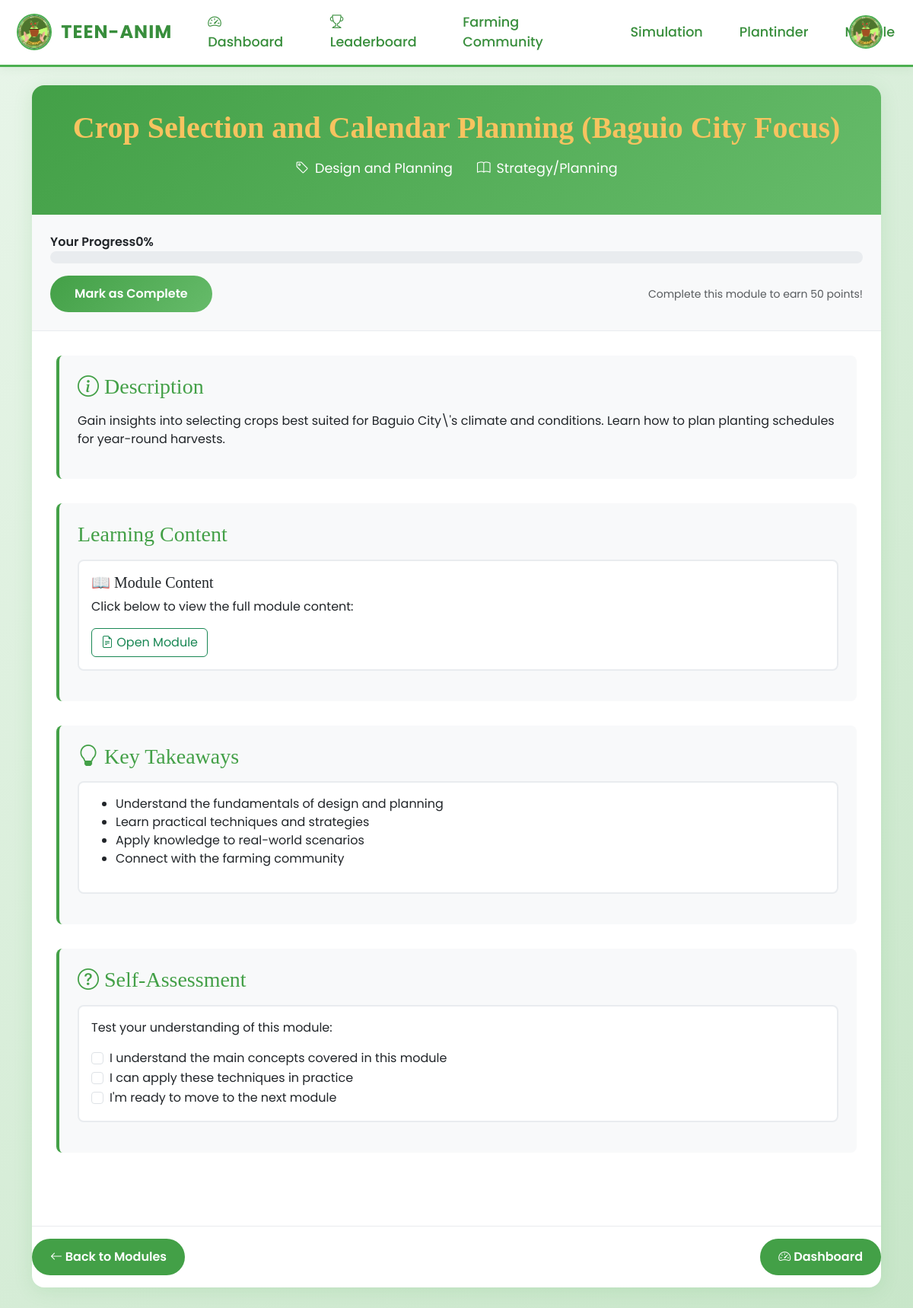
The page /php/module_viewer.php?id=7 (signed in) on the database its author committed.
### tables this page shows
CREATE TABLE `modules` (
  `module_id` int(100) NOT NULL,
  `title` varchar(100) NOT NULL,
  `description` text NOT NULL,
  `category` varchar(100) NOT NULL,
  `type` varchar(100) NOT NULL,
  `content` varchar(255) NOT NULL,
  `image_path` varchar(100) NOT NULL,
  `created_at` timestamp NOT NULL DEFAULT current_timestamp(),
  `updated_at` timestamp NOT NULL DEFAULT current_timestamp()
);

### php/gamification.php (called while the page is built, shortened)
<?php
class GamificationSystem {
    private $conn;
    private $user_id;
    public function __construct($conn, $user_id) {
        $this->conn = $conn;
        $this->user_id = $user_id;
    }
    public function getUserProgress() {
        $sql = "SELECT m.title, m.module_id, up.completion_percentage, up.completed_at
                FROM modules m
                LEFT JOIN user_progress up ON m.module_id = up.module_id AND up.user_id = ?
                ORDER BY m.module_id";
        $stmt = $this->conn->prepare($sql);
        $stmt->bind_param("i", $this->user_id);
        $stmt->execute();
        return $stmt->get_result();
    }
}
?>

### php/module_viewer.php (the view, shortened to what this page needs)
<?php
require_once 'connection.php';
require_once 'gamification.php';
$module_id = isset($_GET['id']) ? (int)$_GET['id'] : 0;
$sql = "SELECT * FROM modules WHERE module_id = ?";
$stmt = $conn->prepare($sql);
$stmt->bind_param("i", $module_id);
$stmt->execute();
$module = $stmt->get_result()->fetch_assoc();
$gamification = new GamificationSystem($conn, $_SESSION['user_id']);
$progressResult = $gamification->getUserProgress();
$currentProgress = 0;
while ($progress = $progressResult->fetch_assoc()) {
    if ($progress['module_id'] == $module_id) {
        $currentProgress = $progress['completion_percentage'] ?? 0;
        break;
    }
}
?>
<!DOCTYPE html>
<html lang="en">
<head>
    <link href="https://cdn.jsdelivr.net/npm/bootstrap@5.3.0/dist/css/bootstrap.min.css" rel="stylesheet">
    <link rel="stylesheet" href="https://cdn.jsdelivr.net/npm/bootstrap-icons@1.10.5/font/bootstrap-icons.css">
    <link rel="stylesheet" href="../css/homepage.css">
</head>
<body>
    <?php include 'navbar.php'; ?>
    <div class="container">
        <div class="module-container">
            <div class="module-header">
                <h1><?php echo htmlspecialchars($module['title']); ?></h1>
                <div class="module-meta">
                    <div class="meta-item">
                        <i class="bi bi-tag"></i>
                        <span><?php echo htmlspecialchars($module['category']); ?></span>
                    </div>
                    <div class="meta-item">
                        <i class="bi bi-book"></i>
                        <span><?php echo htmlspecialchars($module['type']); ?></span>
                    </div>
                </div>
            </div>
            <div class="progress-section">
                <div class="progress-text">
                    <span>Your Progress</span>
                    <span id="progressPercentage"><?php echo $currentProgress; ?>%</span>
                </div>
                <div class="progress-bar">
                </div>
                <div class="d-flex justify-content-between align-items-center">
                    <button class="completion-btn" id="markComplete" <?php echo $currentProgress == 100 ? 'disabled' : ''; ?>>
                        <?php echo $currentProgress == 100 ? '✅ Completed' : 'Mark as Complete'; ?>
                    </button>
                    <small class="text-muted">Complete this module to earn 50 points!</small>
                </div>
            </div>
            <div class="module-content">
                <div class="content-section">
                    <h3><i class="bi bi-info-circle"></i> Description</h3>
                    <p><?php echo htmlspecialchars($module['description']); ?></p>
                </div>
                <div class="content-section">
                    <h3><i class="bi bi-book-open"></i> Learning Content</h3>
                    <div class="interactive-element">
                        <h5>📖 Module Content</h5>
                        <p>Click below to view the full module content:</p>
                        <a href="<?php echo htmlspecialchars($module['content']); ?>" target="_blank" class="btn btn-outline-success">
                            <i class="bi bi-file-earmark-text"></i> Open Module
                        </a>
                    </div>
                </div>
                <div class="content-section">
                    <h3><i class="bi bi-lightbulb"></i> Key Takeaways</h3>
                    <div class="interactive-element">
                        <ul>
                            <li>Understand the fundamentals of <?php echo strtolower($module['category']); ?></li>
                            <li>Learn practical techniques and strategies</li>
                            <li>Apply knowledge to real-world scenarios</li>
                            <li>Connect with the farming community</li>
                        </ul>
                    </div>
                </div>
                <div class="content-section">
                    <h3><i class="bi bi-question-circle"></i> Self-Assessment</h3>
                    <div class="interactive-element">
                        <p>Test your understanding of this module:</p>
                        <div class="form-check">
                            <input class="form-check-input" type="checkbox" id="understanding1">
                            <label class="form-check-label" for="understanding1">
                                I understand the main concepts covered in this module
                            </label>
                        </div>
                        <div class="form-check">
                            <input class="form-check-input" type="checkbox" id="understanding2">
                            <label class="form-check-label" for="understanding2">
                                I can apply these techniques in practice
                            </label>
                        </div>
                        <div class="form-check">
                            <input class="form-check-input" type="checkbox" id="understanding3">
                            <label class="form-check-label" for="understanding3">
                                I'm ready to move to the next module
                            </label>
                        </div>
                    </div>
                </div>
            </div>
            <div class="navigation-buttons">
                <a href="modulepage.php" class="nav-btn">
                    <i class="bi bi-arrow-left"></i> Back to Modules
                </a>
                <a href="dashboard.php" class="nav-btn">
                    <i class="bi bi-speedometer2"></i> Dashboard
                </a>
            </div>
        </div>
    </div>
</body>
</html>

### css/homepage.css (style rules this page uses)
body, .container-fluid { margin: 0; padding: 0; overflow-x: hidden; font-family: 'Poppins', sans-serif; }
h1, h2, h3, h4, h5, h6, .brand, .navbar-brand { font-family: 'Irish Grover', cursive; }
h1 { color: #F7C35F; }

### php/module_viewer.php (style rules this page uses)
body { background: linear-gradient(135deg, #e8f5e9 0%, #c8e6c9 100%); font-family: 'Poppins', sans-serif; }
.module-container { background: white; border-radius: 1rem; box-shadow: 0 4px 24px rgba(76,175,80,0.15); margin: 2rem 0; overflow: hidden; }
.module-header { background: linear-gradient(135deg, #43a047 0%, #66bb6a 100%); color: white; padding: 2rem; text-align: center; }
.module-header h1 { font-size: 2.5rem; font-weight: 700; margin-bottom: 1rem; }
.module-meta { display: flex; justify-content: center; gap: 2rem; margin-bottom: 1rem; }
.meta-item { display: flex; align-items: center; gap: 0.5rem; font-size: 1.1rem; }
.progress-section { background: #f8f9fa; padding: 1.5rem; border-bottom: 1px solid #e9ecef; }
.progress-bar { height: 1rem; border-radius: 0.5rem; background: #e9ecef; overflow: hidden; margin-bottom: 1rem; }
.progress-text { display: flex; justify-content: between; align-items: center; font-weight: 600; }
.module-content { padding: 2rem; min-height: 500px; }
.content-section { margin-bottom: 2rem; padding: 1.5rem; border-radius: 0.5rem; background: #f8f9fa; border-left: 4px solid #43a047; }
.content-section h3 { color: #43a047; margin-bottom: 1rem; }
.interactive-element { background: white; border: 2px solid #e9ecef; border-radius: 0.5rem; padding: 1rem; margin: 1rem 0; transition: all 0.3s ease; }
.completion-btn { background: linear-gradient(135deg, #43a047 0%, #66bb6a 100%); color: white; border: none; border-radius: 2rem; padding: 0.75rem 2rem; font-weight: 600; transition: all 0.3s ease; }
.navigation-buttons { display: flex; justify-content: space-between; margin-top: 2rem; padding: 1rem 0; border-top: 1px solid #e9ecef; }
.nav-btn { background: #43a047; color: white; border: none; border-radius: 2rem; padding: 0.75rem 1.5rem; font-weight: 600; text-decoration: none; transition: all 0.3s ease; }

### php/navbar.php (style rules this page uses)
body { padding-top: 80px !important; }

### rows shown on the page
modules: title "Crop Selection and Calendar Planning (Baguio City Focus)", category "Design and Planning", type "Strategy/Planning", description "Gain insights into selecting crops best suited for Baguio City\\'s climate and conditions. Learn how to plan planting schedules for year-round harvests.", category "design and planning"

### other values the page prints
$currentProgress "0"
